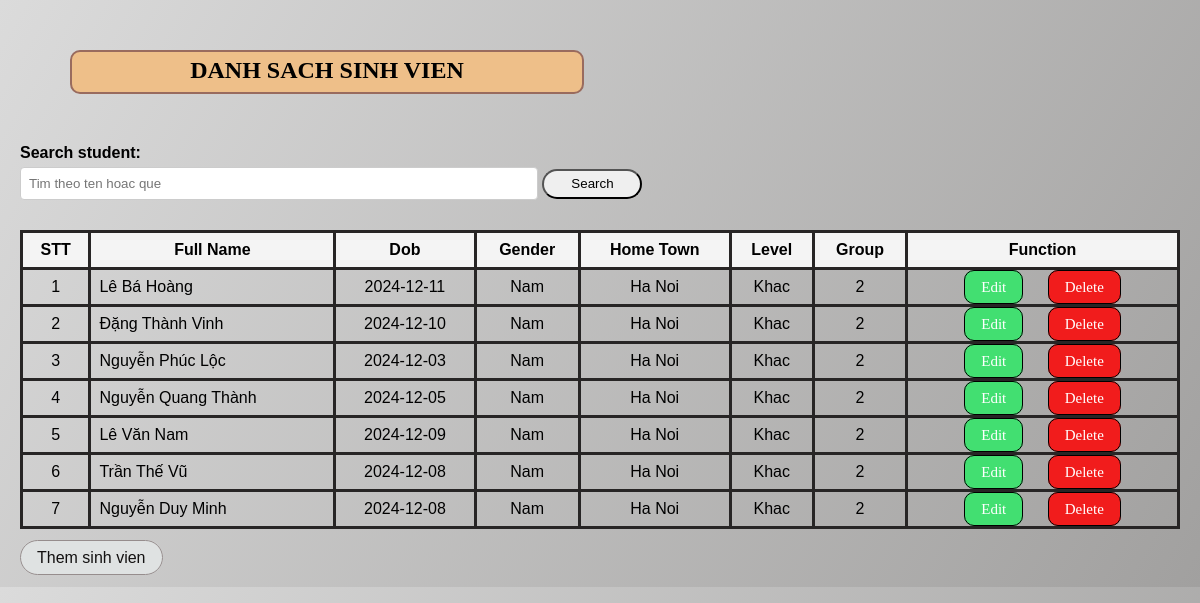
/php/index.php, run on the app's committed database.
### tables this page shows
CREATE TABLE `table_student` (
  `id` int(255) NOT NULL,
  `full_name` varchar(255) NOT NULL,
  `dob` date NOT NULL,
  `gender` int(20) NOT NULL,
  `hometown` varchar(255) NOT NULL,
  `level_id` int(20) NOT NULL,
  `group_id` int(255) NOT NULL
);

### php/index.php (the view, shortened to what this page needs)
<?php
include "db.php";
?>
<!DOCTYPE html>
<html lang="en">
<head>
    <link rel="stylesheet" href="../css/styleindex.css">
</head>
<body>
    <h2>DANH SACH SINH VIEN</h2>
    <form action="index.php" method="GET">
        <label for="search">Search student:</label>
        <input type="text" name="search" id="search" placeholder="Tim theo ten hoac que">
        <button type="submit">Search</button>
    </form>
    <table>
        <tr>
            <th>STT</th>
            <th>Full Name</th>
            <th>Dob</th>
            <th>Gender</th>
            <th>Home Town</th>
            <th>Level</th>
            <th>Group</th>
            <th>Function</th>
        </tr>
        <tbody>
        <?php
        $search = $_GET['search'] ?? "";
        $query = "SELECT * FROM table_student WHERE full_name LIKE '%$search%' OR hometown LIKE '%$search%'";
        $result = $conn->query($query);
        while ($row = $result->fetch_assoc()) { ?>
            <tr>
                <td class="btn function"><?php echo $row["id"]; ?></td>
                <td><?php echo $row["full_name"]; ?></td>
                <td class="btn function"><?php echo $row["dob"]; ?></td>
                <td class="btn function"><?php echo $row["gender"] == 1 ? "Nam" :  "Nu"; ?></td>
                <td class="btn function"><?php echo $row["hometown"]; ?></td>
                <td class="btn function">
                    <?php $levels=["Tien si", "Thac si", "Ky su",  "Khac"];
                     echo $levels[$row["level_id"]]; ?>
                </td>
                <td class="btn function"><?php echo $row["group_id"];?></td>
                <td class="btn function">
                    <a class="btn edit" href="edit.php?id=<?php echo $row["id"]; ?>" >Edit</a>
                    <a class="btn delete" href="delete.php?id=<?php echo $row["id"]; ?>" onclick = "return confirm('Realy ?')">Delete</a>
                </td>
            </tr>
        <?php } ?>
        </tbody>
    </table>
    <td>
        <a class="editadd" href="add.php"> Them sinh vien </a>
    </td>
</body>
</html>

### css/styleindex.css (style rules this page uses)
body { font-family: Arial, sans-serif; margin: 20px; background: linear-gradient(120deg, #dbdbdb, #a1a09f); }
h2 { font-family: 'Times New Roman', Times, serif; text-align: center; }
table { width: 100%; border-collapse: collapse; margin-bottom: 20px; border-radius: 50px; }
table, th, td { border: 3px solid #272525; }
th, td { text-align: left; padding: 8px; }
th { background-color: #f4f4f4; text-align: center; }
form { margin-bottom: 20px; }
label { display: block; margin-bottom: 5px; font-weight: bold; }
input, select { width: 100%; padding: 8px; margin-bottom: 10px; border: 1px solid #ccc; border-radius: 4px; }
button[type=submit] { width: 100px; height: 30px; border-radius: 30px; }
.btn.edit { border: 1px solid black; background-color: rgb(66, 223, 113); font-size: 15px; font-family: 'Times New Roman', Times, serif; width: 300px; padding: auto; margin: 10px; text-align: center; border-radius: 10px; }
td a.btn { padding: 8px 16px; margin-right: 10px; text-decoration: none; color: white; border-radius: 5px; text-align: center; }
.btn.delete { border: 1px solid black; background-color: rgb(241, 28, 28); font-size: 15px; font-family: 'Times New Roman', Times, serif; width: 20px; padding: auto; margin: 10px; text-align: center; border-radius: 10px; }
.btn.function { text-align: center; }
.editadd { padding: 8px 16px; margin-right: 10px; border: 1px solid rgb(150, 141, 141); background-color: rgb(223, 226, 226); text-decoration: none; color: rgb(19, 17, 17); border-radius: 50px; text-align: center; }
#search { width: 500px; }
h2 { text-align: center; border:2px solid #996b5e ; background-color: #eebf89; width: 500px; height: 30px; margin: 50px; padding: 5px; border-radius: 10px; }

### data on the page
table_student: id "1", full_name "Lê Bá Hoàng", dob "2024-12-11", gender "Nam", hometown "Ha Noi", level "Khac", group "2"
table_student: id "2", full_name "Đặng Thành Vinh", dob "2024-12-10", gender "Nam", hometown "Ha Noi", level "Khac", group "2"
table_student: id "3", full_name "Nguyễn Phúc Lộc", dob "2024-12-03", gender "Nam", hometown "Ha Noi", level "Khac", group "2"
table_student: id "4", full_name "Nguyễn Quang Thành", dob "2024-12-05", gender "Nam", hometown "Ha Noi", level "Khac", group "2"
table_student: id "5", full_name "Lê Văn Nam", dob "2024-12-09", gender "Nam", hometown "Ha Noi", level "Khac", group "2"
table_student: id "6", full_name "Trần Thế Vũ", dob "2024-12-08", gender "Nam", hometown "Ha Noi", level "Khac", group "2"
table_student: id "7", full_name "Nguyễn Duy Minh", dob "2024-12-08", gender "Nam", hometown "Ha Noi", level "Khac", group "2"
